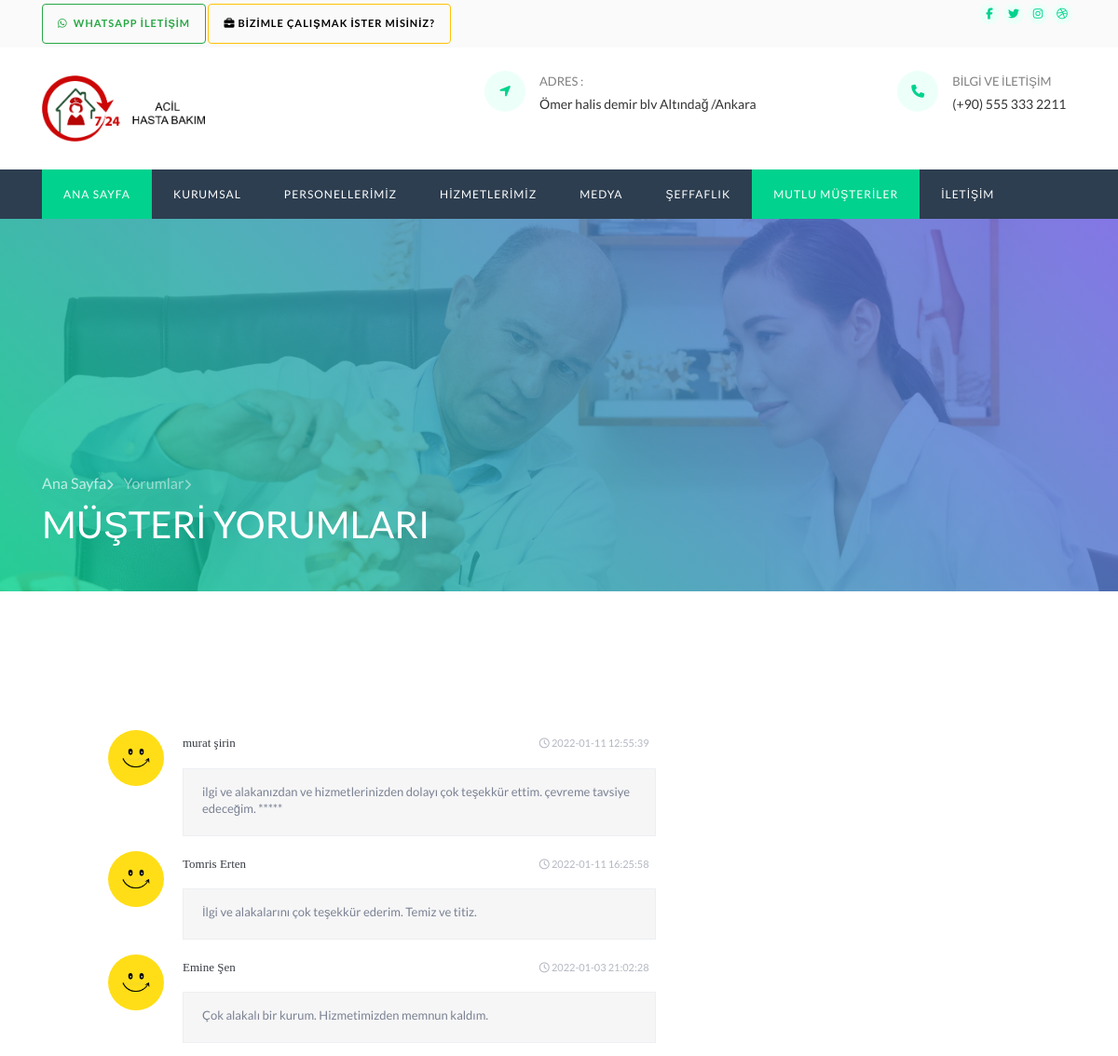
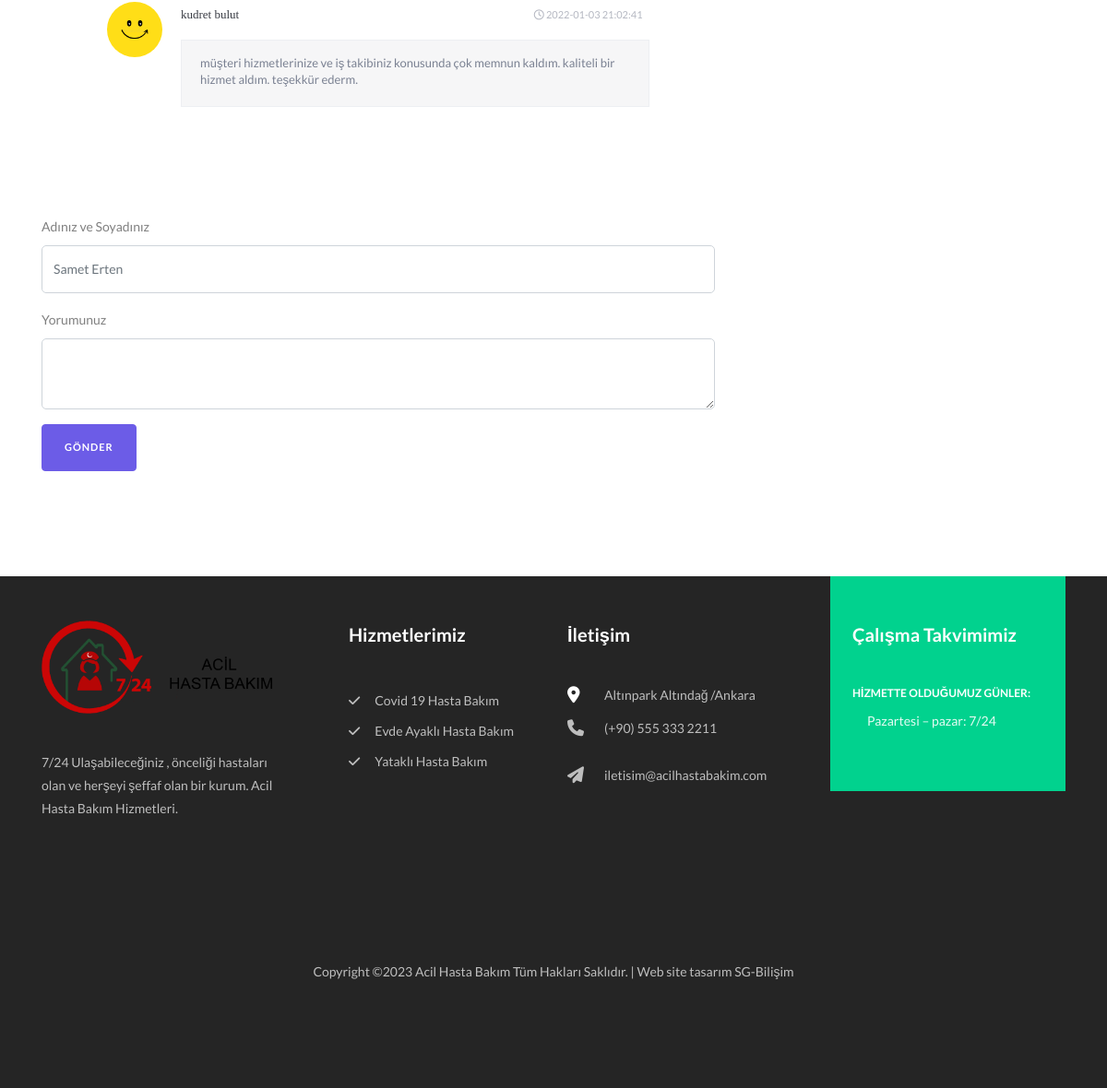
Screenshot of /yorumlar.php with the database file from the repository (2 pictures, top to bottom).
### tables this page shows
CREATE TABLE `yorumlar`  (
  `id` int NOT NULL AUTO_INCREMENT,
  `adsoyad` varchar(255) NOT NULL,
  `eposta` varchar(255) NULL DEFAULT NULL,
  `yorum` text NULL,
  `onay` int NULL DEFAULT NULL,
  `Tarih` datetime NULL DEFAULT current_timestamp,
  PRIMARY KEY (`id`) USING BTREE
);

### yorumlar.php (the view, shortened to what this page needs)
<?php
	include('sgpnl/inc/vt.php');
	include('inc/header.php');
	include('inc/navbar.php');
    ?>
    <section class="hero-wrap hero-wrap-2" style="background-image: url('images/bg_2.jpg');" data-stellar-background-ratio="0.5">
      <div class="overlay"></div>
      <div class="container">
        <div class="row no-gutters slider-text align-items-end">
          <div class="col-md-9 ftco-animate pb-5">
          	<p class="breadcrumbs mb-2"><span class="mr-2"><a href="index.php">Ana Sayfa<i class="fa fa-chevron-right"></i></a></span> <span>Yorumlar<i class="fa fa-chevron-right"></i></span></p>
            <h1 class="mb-0 bread">MÜŞTERİ YORUMLARI</h1>
          </div>
        </div>
      </div>
    </section>
    <section class="ftco-section">
    	<div class="container">
    		<div class="row">
    			<div class="col-md-8">
<div class="be-comment-block">
 <?php
$sorgu = $baglanti->prepare("SELECT * FROM yorumlar where onay=1");
$sorgu->execute();
$yon = 'sag';
while ($sonuc = $sorgu->fetch()) {
    ?>
	<div class="be-comment" <?php echo $yon == 'sag' ? 'ml-auto' : 'mr-auto' ?> >
		<div class="be-img-comment">
			<a href="#">
				<img src="/images/mutlu.jpg" alt="" class="be-ava-comment">
			</a>
		</div>
		<div class="be-comment-content">
				<span class="be-comment-name">
					<a href="#"><?= $sonuc['adsoyad'] ?></a>
					</span>
				<span class="be-comment-time">
					<i class="fa fa-clock-o"></i>
					<?= $sonuc['Tarih'] ?>
				</span>
			<p class="be-comment-text">
				<?= $sonuc['yorum'] ?>
			</p>
		</div>
	</div>
  <?php
}
?>
</div>
<form action="" method="post">
  <div class="form-group">
    <label for="exampleFormControlInput1">Adınız ve Soyadınız</label>
    <input type="text" class="form-control" name="adsoyad" id="name" placeholder="Samet Erten">
  </div>
  <div class="form-group">
    <label for="exampleFormControlTextarea1">Yorumunuz</label>
    <textarea class="form-control" name="yorum" id="exampleFormControlTextarea1" rows="3"></textarea>
  </div>
    <div class="form-group">
<input type="submit" value="Gönder" name="submit" class="btn btn-secondary py-3 px-4"/>
  </div>
</form>
				</div>
    		</div>
    	</div>
    </section>
 <?php
	include('inc/footer.php');
    ?>

### inc/header.php (shortened to what this page needs)
<!DOCTYPE html>
<html lang="tr">
  <head>
    <link rel="stylesheet" href="https://stackpath.bootstrapcdn.com/font-awesome/4.7.0/css/font-awesome.min.css">
    <link rel="stylesheet" href="css/animate.css">
    <link rel="stylesheet" href="css/owl.carousel.min.css">
    <link rel="stylesheet" href="css/owl.theme.default.min.css">
    <link rel="stylesheet" href="css/magnific-popup.css">
    <link rel="stylesheet" href="css/bootstrap-datepicker.css">
    <link rel="stylesheet" href="css/jquery.timepicker.css">
    <link rel="stylesheet" href="css/flaticon.css">
    <link rel="stylesheet" href="css/style.css">
  </head>

### inc/navbar.php (shortened to what this page needs)
<body>
  	<div class="top py-1">
  		<div class="container">
  			<div class="row">
	    		<div class="col d-flex align-items-center">
					<p class="mb-0"> <a href="https://api.whatsapp.com/send?phone=905554443322&text=Bilgi%20Almak%20%C4%B0stiyorum"><button type="button" class="btn btn-outline-success"><i class="fab fa-whatsapp"></i>&nbsp;
Whatsapp İletişim</button></a>
		  <a href="#" class="btn btn-outline-warning"><i class="fas fa-briefcase"></i>&nbsp;Bizimle Çalışmak İster misiniz?</a>
 </p>
	    		</div>
	    		<div class="col-4 d-flex justify-content-end">
	    			<div class="social-media">
			    		<p class="mb-0 d-flex">
			    			<a href="#" class="d-flex align-items-center justify-content-center"><span class="fa fa-facebook"><i class="sr-only">Facebook</i></span></a>
			    			<a href="#" class="d-flex align-items-center justify-content-center"><span class="fa fa-twitter"><i class="sr-only">Twitter</i></span></a>
			    			<a href="#" class="d-flex align-items-center justify-content-center"><span class="fa fa-instagram"><i class="sr-only">Instagram</i></span></a>
			    			<a href="#" class="d-flex align-items-center justify-content-center"><span class="fa fa-dribbble"><i class="sr-only">Dribbble</i></span></a>
			    		</p>
		        </div>
	    		</div>
	    	</div>
  		</div>
  	</div>
		<div class="wrap">
	    <div class="container">
				<div class="row justify-content-between">
					<div class="col-md-3 mb-md-0 mb-4 d-flex align-items-center">
						<a class="navbar-brand" href="index.php"><img src="images/acilogo.png" width="175"  alt=""></a>
					</div>
					<div class="col-md-7">
						<div class="row">
							<div class="col-md-8 mb-md-0 mb-3">
								<div class="top-wrap d-flex">
									<div class="icon d-flex align-items-center justify-content-center"><span class="fa fa-location-arrow"></span></div>
									<div class="text"><span>Adres :</span><span>Ömer halis demir blv Altındağ /Ankara</span></div>
								</div>
							</div>
							<div class="col">
								<div class="top-wrap d-flex">
									<div class="icon d-flex align-items-center justify-content-center"><span class="fa fa-phone"></span></div>
									<div class="text"><span>Bilgi ve İletişim</span><span>(+90) 555 333 2211</span></div>
								</div>
							</div>
						</div>
					</div>
				</div>
			</div>
		</div>
		<nav class="navbar navbar-expand-lg navbar-dark ftco_navbar bg-dark ftco-navbar-light" id="ftco-navbar">
	    <div class="container">
	      <div class="collapse navbar-collapse" id="ftco-nav">
	        <ul class="navbar-nav mr-auto">
			<?php $aktif_link = "http://$_SERVER[HTTP_HOST]$_SERVER[REQUEST_URI]";
?>
	        	<li <?php echo((strpos($aktif_link, '/') !== false) ?
'class="nav-item active "' : ''); ?> class="nav-item"><a href="index.php" class="nav-link">Ana Sayfa</a></li>
	        	<li <?php echo((strpos($aktif_link, 'hakkimizda.php') !== false) ?
'class="nav-item active "' : ''); ?> class="nav-item"><a href="hakkimizda.php" class="nav-link">Kurumsal</a></li>
	        	<li <?php echo((strpos($aktif_link, 'personel.php') !== false) ?
'class="nav-item active "' : ''); ?> class="nav-item"><a href="personel.php" class="nav-link">Personellerimiz</a></li>
	        	<li <?php echo((strpos($aktif_link, 'hizmetlerimiz.php') !== false) ?
'class="nav-item active "' : ''); ?> class="nav-item"><a href="hizmetlerimiz.php" class="nav-link">Hizmetlerimiz</a></li>
	        	<li <?php echo((strpos($aktif_link, 'medya.php') !== false) ?
'class="nav-item active "' : ''); ?> class="nav-item"><a href="medya.php" class="nav-link">Medya</a></li>
				<li <?php echo((strpos($aktif_link, 'seffaflik.php') !== false) ?
'class="nav-item active "' : ''); ?> class="nav-item"><a href="seffaflik.php" class="nav-link">Şeffaflık</a></li>
				<li <?php echo((strpos($aktif_link, 'yorumlar.php') !== false) ?
'class="nav-item active "' : ''); ?> class="nav-item"><a href="yorumlar.php" class="nav-link">Mutlu Müşteriler</a></li>
	          <li <?php echo((strpos($aktif_link, 'iletisim.php') !== false) ?
'class="nav-item active "' : ''); ?> class="nav-item" ><a href="iletisim.php" class="nav-link">İletişim</a></li>
	        </ul>
	      </div>
	    </div>
	  </nav>

### inc/footer.php (shortened to what this page needs)
    <footer class="footer ftco-section ftco-no-pt">
      <div class="container">
        <div class="row mb-5">
          <div class="col-md-6 col-lg">
            <div class="ftco-footer-widget py-4 py-md-5">
              <h2 class="logo"><img width="250" src="../images/acilogo.png"></h2>
              <p>7/24 Ulaşabileceğiniz , önceliği hastaları olan ve herşeyi şeffaf olan bir kurum. Acil Hasta Bakım Hizmetleri.</p>
              <ul class="ftco-footer-social list-unstyled float-md-left float-lft mt-4">
              </ul>
            </div>
          </div>
          <div class="col-md-6 col-lg">
            <div class="ftco-footer-widget ml-md-5 py-5">
              <h2 class="ftco-heading-2">Hizmetlerimiz</h2>
              <ul class="list-unstyled">
                <li><a href="#" class="py-1 d-block"><span class="fa fa-check mr-3"></span>Covid 19 Hasta Bakım</a></li>
                <li><a href="#" class="py-1 d-block"><span class="fa fa-check mr-3"></span>Evde Ayaklı Hasta Bakım</a></li>
                <li><a href="#" class="py-1 d-block"><span class="fa fa-check mr-3"></span>Yataklı Hasta Bakım</a></li>
              </ul>
            </div>
          </div>
          <div class="col-md-6 col-lg">
            <div class="ftco-footer-widget py-4 py-md-5">
            	<h2 class="ftco-heading-2">İletişim</h2>
            	<div class="block-23 mb-3">
	              <ul>
	                <li><span class="icon fa fa-map-marker"></span><span class="text">Altınpark  Altındağ /Ankara</span></li>
	                <li><a href="#"><span class="icon fa fa-phone"></span><span class="text">(+90) 555 333 2211</span></a></li>
	                <li><a href="#"><span class="icon fa fa-paper-plane"></span><span class="text">iletisim@acilhastabakim.com</span></a></li>
	              </ul>
	            </div>
            </div>
          </div>
          <div class="col-md-6 col-lg">
             <div class="ftco-footer-widget bg-primary p-4 py-5">
              <h2 class="ftco-heading-2">Çalışma Takvimimiz</h2>
              <div class="opening-hours">
              	<h4>HİZMETTE OLDUĞUMUZ GÜNLER:</h4>
              	<p class="pl-3">
              		<span>Pazartesi – pazar: 7/24</span><br>
              	</p>
              </div>
            </div>
          </div>
        </div>
        <div class="row">
          <div class="col-md-12 text-center">
            <p>
  Copyright &copy;<script>document.write(new Date().getFullYear());</script> Acil Hasta Bakım Tüm Hakları Saklıdır. | Web site tasarım <a href="https://sg-bilisim.com">SG-Bilişim</a>
  </p>
          </div>
        </div>
      </div>
    </footer>
  </body>
</html>

### yorumlar.php (style rules this page uses)
.be-comment-block { margin-bottom: 50px !important; border: 1px solid #edeff2; border-radius: 2px; padding: 50px 70px; border:1px solid #ffffff; }
.be-img-comment { width: 60px; height: 60px; float: left; margin-bottom: 15px; }
.be-ava-comment { width: 60px; height: 60px; border-radius: 50%; }
.be-comment-content { margin-left: 80px; }
.be-comment-content span { display: inline-block; width: 49%; margin-bottom: 15px; }
.be-comment-name { font-size: 13px; font-family: 'Conv_helveticaneuecyr-bold'; }
.be-comment-content a { color: #383b43; }
.be-comment-time { text-align: right; }
.be-comment-time { font-size: 11px; color: #b4b7c1; }
.be-comment-text { font-size: 13px; line-height: 18px; color: #7a8192; display: block; background: #f6f6f7; border: 1px solid #edeff2; padding: 15px 20px 20px 20px; }

### rows the page displays
yorumlar: adsoyad "murat şirin", Tarih "2022-01-11 12:55:39", yorum "ilgi ve alakanızdan ve hizmetlerinizden dolayı çok teşekkür ettim. çevreme tavsiye edeceğim. *****"
yorumlar: adsoyad "Tomris Erten", Tarih "2022-01-11 16:25:58", yorum "İlgi ve alakalarını çok teşekkür ederim. Temiz ve titiz."
yorumlar: adsoyad "Emine Şen", Tarih "2022-01-03 21:02:28", yorum "Çok alakalı bir kurum. Hizmetimizden memnun kaldım."
yorumlar: adsoyad "kudret bulut", Tarih "2022-01-03 21:02:41", yorum "müşteri hizmetlerinize ve iş takibiniz konusunda çok memnun kaldım. kaliteli bir hizmet aldım. teşekkür ederm."
